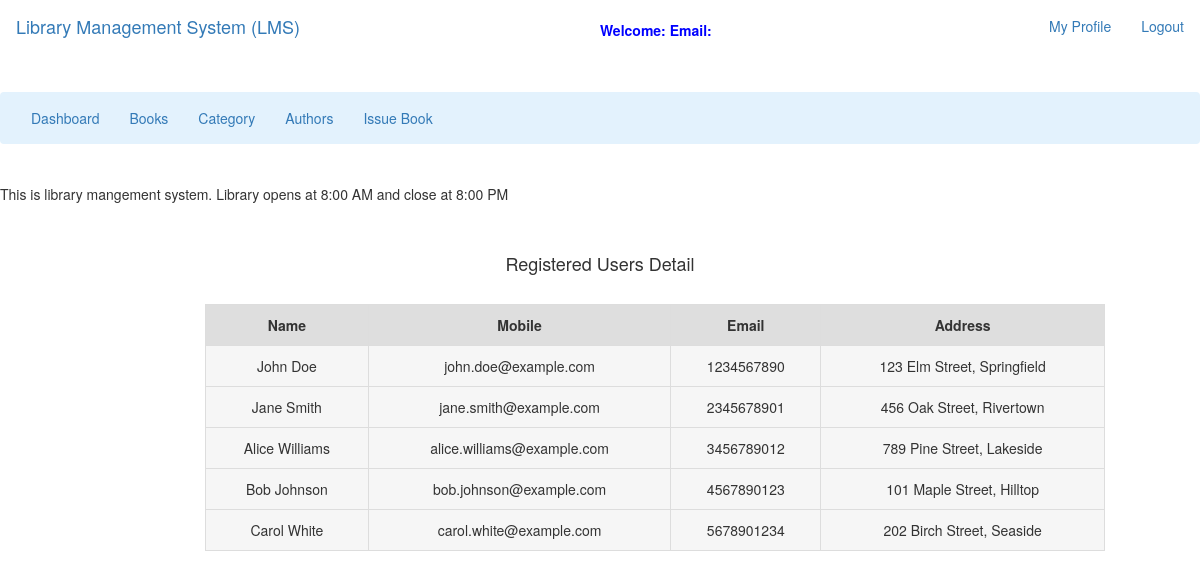
/admin/user/Regusers.php, run on the app's committed database.
### tables this page shows
CREATE TABLE readers (
    readerID INT PRIMARY KEY AUTO_INCREMENT NOT NULL,
    email VARCHAR(100) NOT NULL,
    fname VARCHAR(50) NOT NULL,
    lname VARCHAR(50) NOT NULL,
    address LONGTEXT,
    phone_no VARCHAR(10) NOT NULL,
    loginID INT,
     
    FOREIGN KEY (loginID) REFERENCES auth(loginID)
);

### admin/user/Regusers.php (the view, shortened to what this page needs)
<?php
$connection = mysqli_connect("localhost", "root", "28092008");
$query = "select * from readers";
?>
<!DOCTYPE html>
<html>
<head>
    <link rel="stylesheet" href="https://maxcdn.bootstrapcdn.com/bootstrap/3.4.1/css/bootstrap.min.css">
</head>
<body>
    <nav class="navbar navbar-expand-lg navbar-dark bg-dark">
        <div class="container-fluid">
            <div class="navbar-header">
                <a class="navbar-brand" href="../index.php">Library Management System (LMS)</a>
            </div>
            <div style="position: fixed; top: 20px; left: 50%;">
            <font style="color:blue; margin-top: 10px;"><span><strong>Welcome: <?php echo $_SESSION['name']; ?></strong></span></font>
            <font style="color:blue; margin-top: 10px;"><span><strong>Email: <?php echo $_SESSION['email']; ?></strong></font>
            </div>
            <ul class="nav navbar-nav navbar-right">
                <li class="nav-item dropdown">
                    <a class="nav-link dropdown-toggle" data-toggle="dropdown">My Profile </a>
                </li>
                <li class="nav-item">
                    <a class="nav-link" href="../logout.php">Logout</a>
                </li>
            </ul>
        </div>
    </nav><br>
    <nav class="navbar navbar-expand-lg navbar-light" style="background-color: #e3f2fd">
        <div class="container-fluid">
            <ul class="nav navbar-nav navbar-center">
                <li class="nav-item">
                    <a class="nav-link" href="admin_dashboard.php">Dashboard</a>
                </li>
                <li class="nav-item dropdown">
                    <a class="nav-link dropdown-toggle" data-toggle="dropdown">Books </a>
                </li>
                <li class="nav-item dropdown">
                    <a class="nav-link dropdown-toggle" data-toggle="dropdown">Category </a>
                </li>
                <li class="nav-item dropdown">
                    <a class="nav-link dropdown-toggle" data-toggle="dropdown">Authors</a>
                </li>
                <li class="nav-item">
                    <a class="nav-link" href="issue_book.php">Issue Book</a>
                </li>
            </ul>
        </div>
    </nav><br>
    <span>
        <marquee>This is library mangement system. Library opens at 8:00 AM and close at 8:00 PM</marquee>
    </span><br><br>
    <center>
        <h4>Registered Users Detail</h4><br>
    </center>
    <div class="row">
        <div class="col-md-2"></div>
        <div class="col-md-8">
            <form>
                <table class="table-bordered" width="900px" style="text-align: center">
                    <tr>
                        <th>Name</th>
                        <th>Mobile</th>
                        <th>Email</th>
                        <th>Address</th>
                    </tr>
                    <?php
                    $query_run = mysqli_query($connection, $query);
                    while ($row = mysqli_fetch_assoc($query_run)) {
                        $fname = $row['fname'];
                        $lname = $row['lname'];
                        $name = $fname . ' ' . $lname;
                        $email = $row['email'];
                        $phone_no = $row['phone_no'];
                        $address = $row['address'];
                        ?>
                        <tr>
                            <td><?php echo $name; ?></td>
                            <td><?php echo $email; ?></td>
                            <td><?php echo $phone_no; ?></td>
                            <td><?php echo $address; ?></td>
                        </tr>
                        <?php
                    }
                    ?>
                </table>
            </form>
        </div>
        <div class="col-md-2"></div>
    </div>
</body>
</html>

### admin/user/Regusers.php (style rules this page uses)
table { background: rgba(245, 245, 245, 0.9); padding: 50px; text-align: center; margin: auto; }
td { padding: 10px; text-align: center; margin: auto; }
th { padding: 10px; text-align: center; margin: auto; background: rgba(222, 222, 222, 0.95); }

### data on the page
readers: name "John Doe", email "john.doe@example.com", phone_no "1234567890", address "123 Elm Street, Springfield"
readers: name "Jane Smith", email "jane.smith@example.com", phone_no "2345678901", address "456 Oak Street, Rivertown"
readers: name "Alice Williams", email "alice.williams@example.com", phone_no "3456789012", address "789 Pine Street, Lakeside"
readers: name "Bob Johnson", email "bob.johnson@example.com", phone_no "4567890123", address "101 Maple Street, Hilltop"
readers: name "Carol White", email "carol.white@example.com", phone_no "5678901234", address "202 Birch Street, Seaside"
